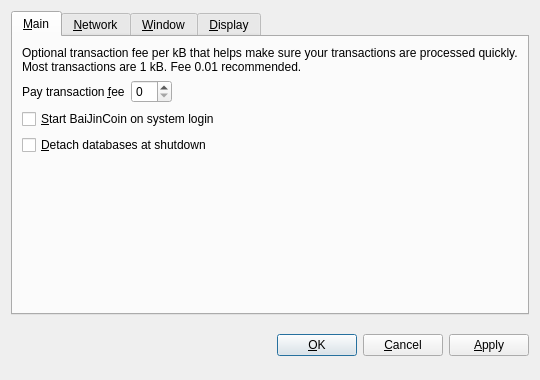
<?xml version="1.0" encoding="UTF-8"?>
<ui version="4.0">
 <class>OptionsDialog</class>
 <widget class="QDialog" name="OptionsDialog">
  <property name="geometry">
   <rect>
    <x>0</x>
    <y>0</y>
    <width>540</width>
    <height>380</height>
   </rect>
  </property>
  <property name="windowTitle">
   <string>Options</string>
  </property>
  <property name="modal">
   <bool>true</bool>
  </property>
  <layout class="QVBoxLayout" name="verticalLayout">
   <item>
    <widget class="QTabWidget" name="tabWidget">
     <property name="tabPosition">
      <enum>QTabWidget::North</enum>
     </property>
     <property name="currentIndex">
      <number>0</number>
     </property>
     <widget class="QWidget" name="tabMain">
      <attribute name="title">
       <string>&amp;Main</string>
      </attribute>
      <layout class="QVBoxLayout" name="verticalLayout_Main">
       <item>
        <widget class="QLabel" name="transactionFeeInfoLabel">
         <property name="text">
          <string>Optional transaction fee per kB that helps make sure your transactions are processed quickly. Most transactions are 1 kB. Fee 0.01 recommended.</string>
         </property>
         <property name="textFormat">
          <enum>Qt::PlainText</enum>
         </property>
         <property name="wordWrap">
          <bool>true</bool>
         </property>
        </widget>
       </item>
       <item>
        <layout class="QHBoxLayout" name="horizontalLayout_Main">
         <item>
          <widget class="QLabel" name="transactionFeeLabel">
           <property name="text">
            <string>Pay transaction &amp;fee</string>
           </property>
           <property name="textFormat">
            <enum>Qt::PlainText</enum>
           </property>
           <property name="buddy">
            <cstring>transactionFee</cstring>
           </property>
          </widget>
         </item>
         <item>
          <widget class="BitcoinAmountField" name="transactionFee"/>
         </item>
         <item>
          <spacer name="horizontalSpacer_Main">
           <property name="orientation">
            <enum>Qt::Horizontal</enum>
           </property>
           <property name="sizeHint" stdset="0">
            <size>
             <width>40</width>
             <height>20</height>
            </size>
           </property>
          </spacer>
         </item>
        </layout>
       </item>
       <item>
        <widget class="QCheckBox" name="bitcoinAtStartup">
         <property name="toolTip">
          <string>Automatically start BaiJinCoin after logging in to the system.</string>
         </property>
         <property name="text">
          <string>&amp;Start BaiJinCoin on system login</string>
         </property>
        </widget>
       </item>
       <item>
        <widget class="QCheckBox" name="detachDatabases">
         <property name="toolTip">
          <string>Detach block and address databases at shutdown. This means they can be moved to another data directory, but it slows down shutdown. The wallet is always detached.</string>
         </property>
         <property name="text">
          <string>&amp;Detach databases at shutdown</string>
         </property>
        </widget>
       </item>
       <item>
        <spacer name="verticalSpacer_Main">
         <property name="orientation">
          <enum>Qt::Vertical</enum>
         </property>
         <property name="sizeHint" stdset="0">
          <size>
           <width>20</width>
           <height>40</height>
          </size>
         </property>
        </spacer>
       </item>
      </layout>
     </widget>
     <widget class="QWidget" name="tabNetwork">
      <attribute name="title">
       <string>&amp;Network</string>
      </attribute>
      <layout class="QVBoxLayout" name="verticalLayout_Network">
       <item>
        <widget class="QCheckBox" name="mapPortUpnp">
         <property name="toolTip">
          <string>Automatically open the BaiJinCoin client port on the router. This only works when your router supports UPnP and it is enabled.</string>
         </property>
         <property name="text">
          <string>Map port using &amp;UPnP</string>
         </property>
        </widget>
       </item>
       <item>
        <widget class="QCheckBox" name="connectSocks">
         <property name="toolTip">
          <string>Connect to the BaiJinCoin network through a SOCKS proxy (e.g. when connecting through Tor).</string>
         </property>
         <property name="text">
          <string>&amp;Connect through SOCKS proxy:</string>
         </property>
        </widget>
       </item>
       <item>
        <layout class="QHBoxLayout" name="horizontalLayout_Network">
         <item>
          <widget class="QLabel" name="proxyIpLabel">
           <property name="text">
            <string>Proxy &amp;IP:</string>
           </property>
           <property name="textFormat">
            <enum>Qt::PlainText</enum>
           </property>
           <property name="buddy">
            <cstring>proxyIp</cstring>
           </property>
          </widget>
         </item>
         <item>
          <widget class="QValidatedLineEdit" name="proxyIp">
           <property name="maximumSize">
            <size>
             <width>140</width>
             <height>16777215</height>
            </size>
           </property>
           <property name="toolTip">
            <string>IP address of the proxy (e.g. 127.0.0.1)</string>
           </property>
          </widget>
         </item>
         <item>
          <widget class="QLabel" name="proxyPortLabel">
           <property name="text">
            <string>&amp;Port:</string>
           </property>
           <property name="textFormat">
            <enum>Qt::PlainText</enum>
           </property>
           <property name="buddy">
            <cstring>proxyPort</cstring>
           </property>
          </widget>
         </item>
         <item>
          <widget class="QLineEdit" name="proxyPort">
           <property name="maximumSize">
            <size>
             <width>55</width>
             <height>16777215</height>
            </size>
           </property>
           <property name="toolTip">
            <string>Port of the proxy (e.g. 9050)</string>
           </property>
          </widget>
         </item>
         <item>
          <widget class="QLabel" name="socksVersionLabel">
           <property name="text">
            <string>SOCKS &amp;Version:</string>
           </property>
           <property name="textFormat">
            <enum>Qt::PlainText</enum>
           </property>
           <property name="buddy">
            <cstring>socksVersion</cstring>
           </property>
          </widget>
         </item>
         <item>
          <widget class="QValueComboBox" name="socksVersion">
           <property name="toolTip">
            <string>SOCKS version of the proxy (e.g. 5)</string>
           </property>
          </widget>
         </item>
         <item>
          <spacer name="horizontalSpacer_Network">
           <property name="orientation">
            <enum>Qt::Horizontal</enum>
           </property>
           <property name="sizeHint" stdset="0">
            <size>
             <width>40</width>
             <height>20</height>
            </size>
           </property>
          </spacer>
         </item>
        </layout>
       </item>
       <item>
        <spacer name="verticalSpacer_Network">
         <property name="orientation">
          <enum>Qt::Vertical</enum>
         </property>
         <property name="sizeHint" stdset="0">
          <size>
           <width>20</width>
           <height>40</height>
          </size>
         </property>
        </spacer>
       </item>
      </layout>
     </widget>
     <widget class="QWidget" name="tabWindow">
      <attribute name="title">
       <string>&amp;Window</string>
      </attribute>
      <layout class="QVBoxLayout" name="verticalLayout_Window">
       <item>
        <widget class="QCheckBox" name="minimizeToTray">
         <property name="toolTip">
          <string>Show only a tray icon after minimizing the window.</string>
         </property>
         <property name="text">
          <string>&amp;Minimize to the tray instead of the taskbar</string>
         </property>
        </widget>
       </item>
       <item>
        <widget class="QCheckBox" name="minimizeOnClose">
         <property name="toolTip">
          <string>Minimize instead of exit the application when the window is closed. When this option is enabled, the application will be closed only after selecting Quit in the menu.</string>
         </property>
         <property name="text">
          <string>M&amp;inimize on close</string>
         </property>
        </widget>
       </item>
       <item>
        <spacer name="verticalSpacer_Window">
         <property name="orientation">
          <enum>Qt::Vertical</enum>
         </property>
         <property name="sizeHint" stdset="0">
          <size>
           <width>20</width>
           <height>40</height>
          </size>
         </property>
        </spacer>
       </item>
      </layout>
     </widget>
     <widget class="QWidget" name="tabDisplay">
      <attribute name="title">
       <string>&amp;Display</string>
      </attribute>
      <layout class="QVBoxLayout" name="verticalLayout_Display">
       <item>
        <layout class="QHBoxLayout" name="horizontalLayout_1_Display">
         <item>
          <widget class="QLabel" name="langLabel">
           <property name="text">
            <string>User Interface &amp;language:</string>
           </property>
           <property name="textFormat">
            <enum>Qt::PlainText</enum>
           </property>
           <property name="buddy">
            <cstring>lang</cstring>
           </property>
          </widget>
         </item>
         <item>
          <widget class="QValueComboBox" name="lang">
           <property name="toolTip">
            <string>The user interface language can be set here. This setting will take effect after restarting BaiJinCoin.</string>
           </property>
          </widget>
         </item>
        </layout>
       </item>
       <item>
        <layout class="QHBoxLayout" name="horizontalLayout_2_Display">
         <item>
          <widget class="QLabel" name="unitLabel">
           <property name="text">
            <string>&amp;Unit to show amounts in:</string>
           </property>
           <property name="textFormat">
            <enum>Qt::PlainText</enum>
           </property>
           <property name="buddy">
            <cstring>unit</cstring>
           </property>
          </widget>
         </item>
         <item>
          <widget class="QValueComboBox" name="unit">
           <property name="toolTip">
            <string>Choose the default subdivision unit to show in the interface and when sending coins.</string>
           </property>
          </widget>
         </item>
        </layout>
       </item>
       <item>
        <widget class="QCheckBox" name="displayAddresses">
         <property name="toolTip">
          <string>Whether to show BaiJinCoin addresses in the transaction list or not.</string>
         </property>
         <property name="text">
          <string>&amp;Display addresses in transaction list</string>
         </property>
        </widget>
       </item>
       <item>
        <spacer name="verticalSpacer_Display">
         <property name="orientation">
          <enum>Qt::Vertical</enum>
         </property>
         <property name="sizeHint" stdset="0">
          <size>
           <width>20</width>
           <height>40</height>
          </size>
         </property>
        </spacer>
       </item>
      </layout>
     </widget>
    </widget>
   </item>
   <item>
    <layout class="QHBoxLayout" name="horizontalLayout_Buttons">
     <item>
      <spacer name="horizontalSpacer_1">
       <property name="orientation">
        <enum>Qt::Horizontal</enum>
       </property>
       <property name="sizeHint" stdset="0">
        <size>
         <width>40</width>
         <height>48</height>
        </size>
       </property>
      </spacer>
     </item>
     <item>
      <widget class="QLabel" name="statusLabel">
       <property name="font">
        <font>
         <weight>75</weight>
         <bold>true</bold>
        </font>
       </property>
       <property name="text">
        <string/>
       </property>
       <property name="textFormat">
        <enum>Qt::PlainText</enum>
       </property>
       <property name="wordWrap">
        <bool>true</bool>
       </property>
      </widget>
     </item>
     <item>
      <spacer name="horizontalSpacer_2">
       <property name="orientation">
        <enum>Qt::Horizontal</enum>
       </property>
       <property name="sizeHint" stdset="0">
        <size>
         <width>40</width>
         <height>48</height>
        </size>
       </property>
      </spacer>
     </item>
     <item>
      <widget class="QPushButton" name="okButton">
       <property name="text">
        <string>&amp;OK</string>
       </property>
      </widget>
     </item>
     <item>
      <widget class="QPushButton" name="cancelButton">
       <property name="text">
        <string>&amp;Cancel</string>
       </property>
       <property name="autoDefault">
        <bool>false</bool>
       </property>
      </widget>
     </item>
     <item>
      <widget class="QPushButton" name="applyButton">
       <property name="text">
        <string>&amp;Apply</string>
       </property>
       <property name="autoDefault">
        <bool>false</bool>
       </property>
      </widget>
     </item>
    </layout>
   </item>
  </layout>
 </widget>
 <customwidgets>
  <customwidget>
   <class>BitcoinAmountField</class>
   <extends>QSpinBox</extends>
   <header>bitcoinamountfield.h</header>
  </customwidget>
  <customwidget>
   <class>QValueComboBox</class>
   <extends>QComboBox</extends>
   <header>qvaluecombobox.h</header>
  </customwidget>
  <customwidget>
   <class>QValidatedLineEdit</class>
   <extends>QLineEdit</extends>
   <header>qvalidatedlineedit.h</header>
  </customwidget>
 </customwidgets>
 <resources/>
 <connections/>
</ui>
